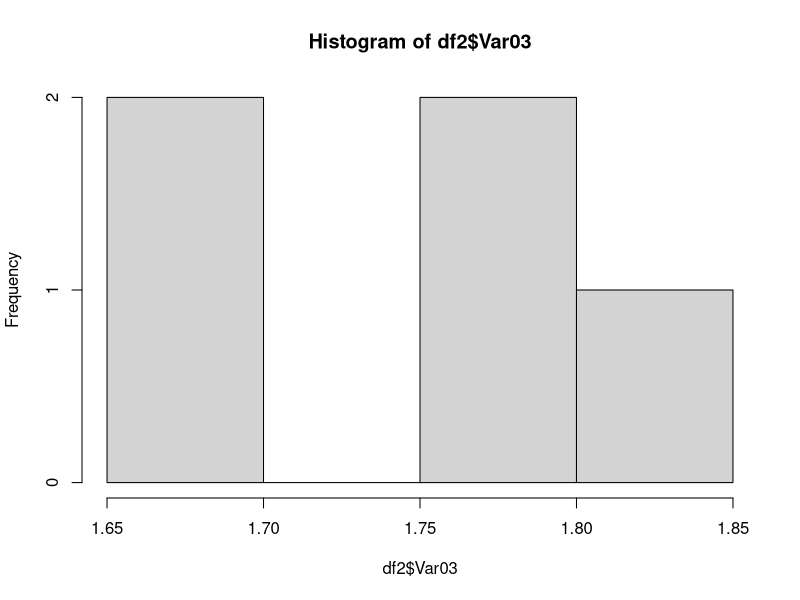

Write the R code that produced this figure.
# Data Frame

#Criação de dois vetores e juntamos em um único data frame  


#Figura 1
altura =c(1.65, 1.55, 1.7, 1.58, 1.55, 1.69, 1.73)

#Figura 2

peso =c(50, 70, 63, 60, 72, 85, 90)

#figura 03
df <- data.frame(altura, peso)
class(df)
df


# figura 04

nomes <- character()
pais <- numeric()
altura <- numeric()
codigo <- integer()

#Figura 05
df1 <- c(nomes, pais, altura,codigo)
df1

#Figura 06

nomes <- c('Marta','Amanda','Rafael','Alice','Joaquim')
pais <- c('Brasil','Argentina','Chile','Espanha','Chile')
altura <- c(1.68, 1.76, 1.69, 1.85, 1.76)
codigo <- as.integer(c(7965, 8890, 5001, 2183, 2166))
df1 <- data.frame(nomes, pais, altura,codigo)
df1

# Figura 07

olhos = c('castanho','castanho','azul','castanho','azul')
df2 = cbind(df1, olhos) 
df2

# Figura 08


str(df2)


#Figura 09

dim(df2)

#Figura 10

length(df2)
nrow(df2)
ncol(df2)

#figura 11

df2$nomes
df2$codigo

#Figura 12

df2[2,3]
df2[1,2]
df2[3,]
df2[,3]


#figura 13
table(df2$olhos)


# Figura 14
dim(mtcars)
head(mtcars)

# Figura 15
tail(mtcars)

View(df2)

#Figura 16
df2[altura < 1.7, ]

#Figura 17
df2[altura < 1.7, c('nomes', 'pais')]# Data Frame

#Criação de dois vetores e juntamos em um único data frame  


#Figura 1
altura =c(1.65, 1.55, 1.7, 1.58, 1.55, 1.69, 1.73)

#Figura 2

peso =c(50, 70, 63, 60, 72, 85, 90)

#figura 03
df <- data.frame(altura, peso)
class(df)
df


# figura 04

nomes <- character()
pais <- numeric()
altura <- numeric()
codigo <- integer()

#Figura 05
df1 <- c(nomes, pais, altura,codigo)
df1

#Figura 06

nomes <- c('Marta','Amanda','Rafael','Alice','Joaquim')
pais <- c('Brasil','Argentina','Chile','Espanha','Chile')
altura <- c(1.68, 1.76, 1.69, 1.85, 1.76)
codigo <- as.integer(c(7965, 8890, 5001, 2183, 2166))
df1 <- data.frame(nomes, pais, altura,codigo)
df1

# Figura 07

olhos = c('castanho','castanho','azul','castanho','azul')
df2 = cbind(df1, olhos) 
df2

# Figura 08


str(df2)


#Figura 09

dim(df2)

#Figura 10

length(df2)
nrow(df2)
ncol(df2)

#figura 11

df2$nomes
df2$codigo

#Figura 12

df2[2,3]
df2[1,2]
df2[3,]
df2[,3]


#figura 13
table(df2$olhos)


# Figura 14
dim(mtcars)
head(mtcars)

# Figura 15
tail(mtcars)

View(df2)

#Figura 16
df2[altura < 1.7, ]

#Figura 17
df2[altura < 1.7, c('nomes', 'pais')]

# Figura 18

colnames(df2) <- c('Var01','Var02','Var03','Var04','Var05')
rownames(df2) <- c('obs01','obs02','obs03','obs04','obs05')
df2

# figura 19
summary(df2)

df2$Var03

df2$Var04


# Carregar data frame
# o parametro header seguinifica cabeçalho
# df <- data.frame(read.csv('file = 'pacientes.csv', header = TRUE, sep = ','))


#figura 20

hist(df2$Var03)


# fugura 21

merge(df1,df2)

